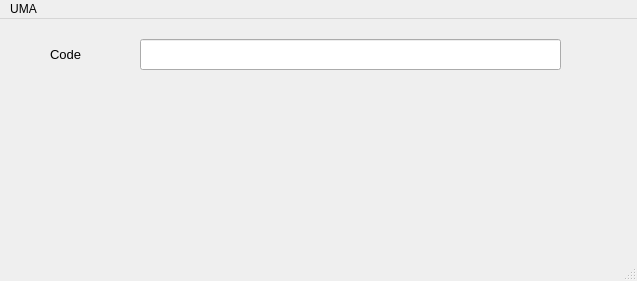
<?xml version="1.0" encoding="UTF-8"?>
<ui version="4.0">
 <class>MainWindow</class>
 <widget class="QMainWindow" name="MainWindow">
  <property name="geometry">
   <rect>
    <x>0</x>
    <y>0</y>
    <width>637</width>
    <height>281</height>
   </rect>
  </property>
  <property name="windowTitle">
   <string>MainWindow</string>
  </property>
  <widget class="QWidget" name="centralwidget">
   <widget class="QLineEdit" name="lineEdit">
    <property name="geometry">
     <rect>
      <x>140</x>
      <y>20</y>
      <width>421</width>
      <height>31</height>
     </rect>
    </property>
   </widget>
   <widget class="QLabel" name="label">
    <property name="geometry">
     <rect>
      <x>50</x>
      <y>20</y>
      <width>71</width>
      <height>31</height>
     </rect>
    </property>
    <property name="font">
     <font>
      <pointsize>10</pointsize>
     </font>
    </property>
    <property name="text">
     <string>Code</string>
    </property>
   </widget>
  </widget>
  <widget class="QMenuBar" name="menubar">
   <property name="geometry">
    <rect>
     <x>0</x>
     <y>0</y>
     <width>637</width>
     <height>18</height>
    </rect>
   </property>
   <widget class="QMenu" name="menuUMA">
    <property name="title">
     <string>UMA</string>
    </property>
    <addaction name="actionInsert"/>
    <addaction name="actionEdit"/>
    <addaction name="actionDownloader"/>
    <addaction name="actionBatch_Insert"/>
    <addaction name="actionEXPORT"/>
   </widget>
   <addaction name="menuUMA"/>
  </widget>
  <widget class="QStatusBar" name="statusbar"/>
  <action name="actionUMA">
   <property name="text">
    <string>UMA</string>
   </property>
  </action>
  <action name="actionSUSPEND">
   <property name="text">
    <string>SUSPEND</string>
   </property>
  </action>
  <action name="actionUNSUSPEND">
   <property name="text">
    <string>UNSUSPEND</string>
   </property>
  </action>
  <action name="actionInsert">
   <property name="text">
    <string>Insert</string>
   </property>
  </action>
  <action name="actionEdit">
   <property name="text">
    <string>Edit</string>
   </property>
  </action>
  <action name="actionDownloader">
   <property name="text">
    <string>Downloader</string>
   </property>
  </action>
  <action name="actionBatch_Insert">
   <property name="text">
    <string>Batch Insert</string>
   </property>
  </action>
  <action name="actionEXPORT">
   <property name="text">
    <string>EXPORT</string>
   </property>
  </action>
 </widget>
 <resources/>
 <connections/>
</ui>
